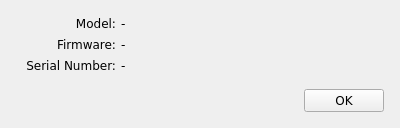
<?xml version="1.0" encoding="UTF-8"?>
<ui version="4.0">
 <class>CDialogProgInfo</class>
 <widget class="QWidget" name="CDialogProgInfo">
  <property name="geometry">
   <rect>
    <x>0</x>
    <y>0</y>
    <width>400</width>
    <height>128</height>
   </rect>
  </property>
  <property name="font">
   <font>
    <family>Verdana</family>
   </font>
  </property>
  <property name="windowTitle">
   <string>Programmer Information</string>
  </property>
  <layout class="QVBoxLayout" name="verticalLayout">
   <item>
    <widget class="QWidget" name="widget" native="true">
     <layout class="QFormLayout" name="formLayout">
      <property name="horizontalSpacing">
       <number>5</number>
      </property>
      <property name="leftMargin">
       <number>5</number>
      </property>
      <property name="topMargin">
       <number>5</number>
      </property>
      <property name="rightMargin">
       <number>5</number>
      </property>
      <property name="bottomMargin">
       <number>5</number>
      </property>
      <item row="0" column="0">
       <widget class="QLabel" name="label_2">
        <property name="minimumSize">
         <size>
          <width>100</width>
          <height>0</height>
         </size>
        </property>
        <property name="maximumSize">
         <size>
          <width>100</width>
          <height>16777215</height>
         </size>
        </property>
        <property name="text">
         <string>Model:</string>
        </property>
        <property name="alignment">
         <set>Qt::AlignRight|Qt::AlignTrailing|Qt::AlignVCenter</set>
        </property>
       </widget>
      </item>
      <item row="1" column="0">
       <widget class="QLabel" name="label_3">
        <property name="minimumSize">
         <size>
          <width>100</width>
          <height>0</height>
         </size>
        </property>
        <property name="maximumSize">
         <size>
          <width>100</width>
          <height>16777215</height>
         </size>
        </property>
        <property name="text">
         <string>Firmware:</string>
        </property>
        <property name="alignment">
         <set>Qt::AlignRight|Qt::AlignTrailing|Qt::AlignVCenter</set>
        </property>
       </widget>
      </item>
      <item row="2" column="0">
       <widget class="QLabel" name="label_5">
        <property name="minimumSize">
         <size>
          <width>100</width>
          <height>0</height>
         </size>
        </property>
        <property name="maximumSize">
         <size>
          <width>100</width>
          <height>16777215</height>
         </size>
        </property>
        <property name="text">
         <string>Serial Number:</string>
        </property>
        <property name="alignment">
         <set>Qt::AlignRight|Qt::AlignTop|Qt::AlignTrailing</set>
        </property>
       </widget>
      </item>
      <item row="2" column="1">
       <widget class="QLabel" name="labelSerialNumber">
        <property name="sizePolicy">
         <sizepolicy hsizetype="Expanding" vsizetype="Preferred">
          <horstretch>0</horstretch>
          <verstretch>0</verstretch>
         </sizepolicy>
        </property>
        <property name="minimumSize">
         <size>
          <width>0</width>
          <height>0</height>
         </size>
        </property>
        <property name="maximumSize">
         <size>
          <width>16777215</width>
          <height>16777215</height>
         </size>
        </property>
        <property name="text">
         <string>-</string>
        </property>
       </widget>
      </item>
      <item row="0" column="1">
       <widget class="QLabel" name="labelModel">
        <property name="sizePolicy">
         <sizepolicy hsizetype="Expanding" vsizetype="Preferred">
          <horstretch>0</horstretch>
          <verstretch>0</verstretch>
         </sizepolicy>
        </property>
        <property name="minimumSize">
         <size>
          <width>0</width>
          <height>0</height>
         </size>
        </property>
        <property name="maximumSize">
         <size>
          <width>16777215</width>
          <height>16777215</height>
         </size>
        </property>
        <property name="text">
         <string>-</string>
        </property>
       </widget>
      </item>
      <item row="1" column="1">
       <widget class="QLabel" name="labelFirmware">
        <property name="sizePolicy">
         <sizepolicy hsizetype="Expanding" vsizetype="Preferred">
          <horstretch>0</horstretch>
          <verstretch>0</verstretch>
         </sizepolicy>
        </property>
        <property name="minimumSize">
         <size>
          <width>0</width>
          <height>0</height>
         </size>
        </property>
        <property name="maximumSize">
         <size>
          <width>16777215</width>
          <height>16777215</height>
         </size>
        </property>
        <property name="text">
         <string>-</string>
        </property>
       </widget>
      </item>
     </layout>
    </widget>
   </item>
   <item>
    <widget class="QWidget" name="widget_2" native="true">
     <layout class="QHBoxLayout" name="horizontalLayout">
      <property name="spacing">
       <number>5</number>
      </property>
      <property name="leftMargin">
       <number>5</number>
      </property>
      <property name="topMargin">
       <number>5</number>
      </property>
      <property name="rightMargin">
       <number>5</number>
      </property>
      <property name="bottomMargin">
       <number>5</number>
      </property>
      <item>
       <spacer name="horizontalSpacer">
        <property name="orientation">
         <enum>Qt::Horizontal</enum>
        </property>
        <property name="sizeHint" stdset="0">
         <size>
          <width>40</width>
          <height>20</height>
         </size>
        </property>
       </spacer>
      </item>
      <item>
       <widget class="QPushButton" name="buttonOk">
        <property name="minimumSize">
         <size>
          <width>0</width>
          <height>0</height>
         </size>
        </property>
        <property name="maximumSize">
         <size>
          <width>16777215</width>
          <height>16777215</height>
         </size>
        </property>
        <property name="text">
         <string>OK</string>
        </property>
       </widget>
      </item>
     </layout>
    </widget>
   </item>
  </layout>
 </widget>
 <resources/>
 <connections/>
</ui>
